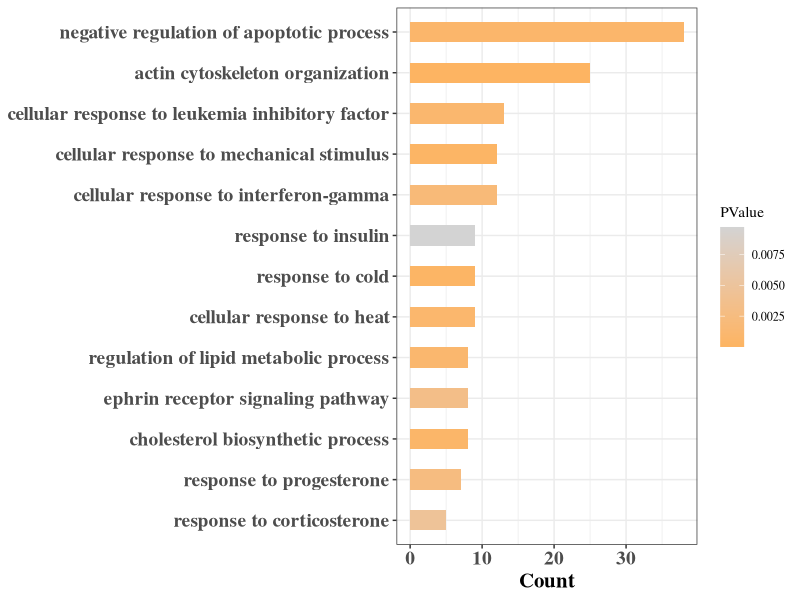

Here is the R script that generated this plot:
library(ggplot2)

df = read.table("./BP_Epithelial_subcluster_3_barplot.txt", header=T, sep="\t")
ggplot(df, aes(x=Count, y=reorder(Term, Count), fill=PValue))+
geom_bar(stat="identity", width=0.5)+
scale_fill_gradient(low="#FDB462", high="lightgrey")+
theme_bw()+
theme(text=element_text(family="Times"), axis.text.x=element_text(face="bold", size=14), axis.text.y=element_text(face="bold", size=14), axis.title.x=element_text(face="bold", size=15), axis.title.y=element_blank())





